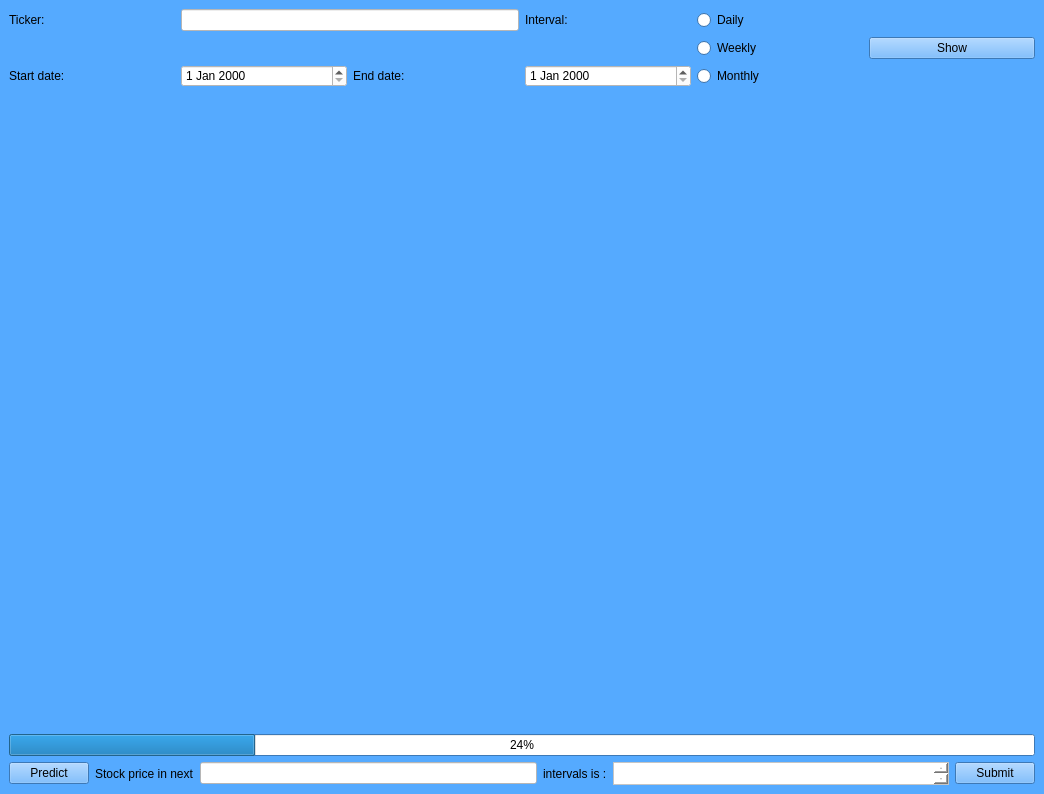
<?xml version="1.0" encoding="UTF-8"?>
<ui version="4.0">
 <class>MainWindow</class>
 <widget class="QMainWindow" name="MainWindow">
  <property name="geometry">
   <rect>
    <x>0</x>
    <y>0</y>
    <width>1044</width>
    <height>794</height>
   </rect>
  </property>
  <property name="palette">
   <palette>
    <active>
     <colorrole role="WindowText">
      <brush brushstyle="SolidPattern">
       <color alpha="255">
        <red>0</red>
        <green>0</green>
        <blue>0</blue>
       </color>
      </brush>
     </colorrole>
     <colorrole role="Button">
      <brush brushstyle="SolidPattern">
       <color alpha="255">
        <red>85</red>
        <green>170</green>
        <blue>255</blue>
       </color>
      </brush>
     </colorrole>
     <colorrole role="Light">
      <brush brushstyle="SolidPattern">
       <color alpha="255">
        <red>212</red>
        <green>234</green>
        <blue>255</blue>
       </color>
      </brush>
     </colorrole>
     <colorrole role="Midlight">
      <brush brushstyle="SolidPattern">
       <color alpha="255">
        <red>148</red>
        <green>202</green>
        <blue>255</blue>
       </color>
      </brush>
     </colorrole>
     <colorrole role="Dark">
      <brush brushstyle="SolidPattern">
       <color alpha="255">
        <red>42</red>
        <green>85</green>
        <blue>127</blue>
       </color>
      </brush>
     </colorrole>
     <colorrole role="Mid">
      <brush brushstyle="SolidPattern">
       <color alpha="255">
        <red>57</red>
        <green>113</green>
        <blue>170</blue>
       </color>
      </brush>
     </colorrole>
     <colorrole role="Text">
      <brush brushstyle="SolidPattern">
       <color alpha="255">
        <red>0</red>
        <green>0</green>
        <blue>0</blue>
       </color>
      </brush>
     </colorrole>
     <colorrole role="BrightText">
      <brush brushstyle="SolidPattern">
       <color alpha="255">
        <red>255</red>
        <green>255</green>
        <blue>255</blue>
       </color>
      </brush>
     </colorrole>
     <colorrole role="ButtonText">
      <brush brushstyle="SolidPattern">
       <color alpha="255">
        <red>0</red>
        <green>0</green>
        <blue>0</blue>
       </color>
      </brush>
     </colorrole>
     <colorrole role="Base">
      <brush brushstyle="SolidPattern">
       <color alpha="255">
        <red>255</red>
        <green>255</green>
        <blue>255</blue>
       </color>
      </brush>
     </colorrole>
     <colorrole role="Window">
      <brush brushstyle="SolidPattern">
       <color alpha="255">
        <red>85</red>
        <green>170</green>
        <blue>255</blue>
       </color>
      </brush>
     </colorrole>
     <colorrole role="Shadow">
      <brush brushstyle="SolidPattern">
       <color alpha="255">
        <red>0</red>
        <green>0</green>
        <blue>0</blue>
       </color>
      </brush>
     </colorrole>
     <colorrole role="AlternateBase">
      <brush brushstyle="SolidPattern">
       <color alpha="255">
        <red>170</red>
        <green>212</green>
        <blue>255</blue>
       </color>
      </brush>
     </colorrole>
     <colorrole role="ToolTipBase">
      <brush brushstyle="SolidPattern">
       <color alpha="255">
        <red>255</red>
        <green>255</green>
        <blue>220</blue>
       </color>
      </brush>
     </colorrole>
     <colorrole role="ToolTipText">
      <brush brushstyle="SolidPattern">
       <color alpha="255">
        <red>0</red>
        <green>0</green>
        <blue>0</blue>
       </color>
      </brush>
     </colorrole>
     <colorrole role="PlaceholderText">
      <brush brushstyle="SolidPattern">
       <color alpha="128">
        <red>0</red>
        <green>0</green>
        <blue>0</blue>
       </color>
      </brush>
     </colorrole>
    </active>
    <inactive>
     <colorrole role="WindowText">
      <brush brushstyle="SolidPattern">
       <color alpha="255">
        <red>0</red>
        <green>0</green>
        <blue>0</blue>
       </color>
      </brush>
     </colorrole>
     <colorrole role="Button">
      <brush brushstyle="SolidPattern">
       <color alpha="255">
        <red>85</red>
        <green>170</green>
        <blue>255</blue>
       </color>
      </brush>
     </colorrole>
     <colorrole role="Light">
      <brush brushstyle="SolidPattern">
       <color alpha="255">
        <red>212</red>
        <green>234</green>
        <blue>255</blue>
       </color>
      </brush>
     </colorrole>
     <colorrole role="Midlight">
      <brush brushstyle="SolidPattern">
       <color alpha="255">
        <red>148</red>
        <green>202</green>
        <blue>255</blue>
       </color>
      </brush>
     </colorrole>
     <colorrole role="Dark">
      <brush brushstyle="SolidPattern">
       <color alpha="255">
        <red>42</red>
        <green>85</green>
        <blue>127</blue>
       </color>
      </brush>
     </colorrole>
     <colorrole role="Mid">
      <brush brushstyle="SolidPattern">
       <color alpha="255">
        <red>57</red>
        <green>113</green>
        <blue>170</blue>
       </color>
      </brush>
     </colorrole>
     <colorrole role="Text">
      <brush brushstyle="SolidPattern">
       <color alpha="255">
        <red>0</red>
        <green>0</green>
        <blue>0</blue>
       </color>
      </brush>
     </colorrole>
     <colorrole role="BrightText">
      <brush brushstyle="SolidPattern">
       <color alpha="255">
        <red>255</red>
        <green>255</green>
        <blue>255</blue>
       </color>
      </brush>
     </colorrole>
     <colorrole role="ButtonText">
      <brush brushstyle="SolidPattern">
       <color alpha="255">
        <red>0</red>
        <green>0</green>
        <blue>0</blue>
       </color>
      </brush>
     </colorrole>
     <colorrole role="Base">
      <brush brushstyle="SolidPattern">
       <color alpha="255">
        <red>255</red>
        <green>255</green>
        <blue>255</blue>
       </color>
      </brush>
     </colorrole>
     <colorrole role="Window">
      <brush brushstyle="SolidPattern">
       <color alpha="255">
        <red>85</red>
        <green>170</green>
        <blue>255</blue>
       </color>
      </brush>
     </colorrole>
     <colorrole role="Shadow">
      <brush brushstyle="SolidPattern">
       <color alpha="255">
        <red>0</red>
        <green>0</green>
        <blue>0</blue>
       </color>
      </brush>
     </colorrole>
     <colorrole role="AlternateBase">
      <brush brushstyle="SolidPattern">
       <color alpha="255">
        <red>170</red>
        <green>212</green>
        <blue>255</blue>
       </color>
      </brush>
     </colorrole>
     <colorrole role="ToolTipBase">
      <brush brushstyle="SolidPattern">
       <color alpha="255">
        <red>255</red>
        <green>255</green>
        <blue>220</blue>
       </color>
      </brush>
     </colorrole>
     <colorrole role="ToolTipText">
      <brush brushstyle="SolidPattern">
       <color alpha="255">
        <red>0</red>
        <green>0</green>
        <blue>0</blue>
       </color>
      </brush>
     </colorrole>
     <colorrole role="PlaceholderText">
      <brush brushstyle="SolidPattern">
       <color alpha="128">
        <red>0</red>
        <green>0</green>
        <blue>0</blue>
       </color>
      </brush>
     </colorrole>
    </inactive>
    <disabled>
     <colorrole role="WindowText">
      <brush brushstyle="SolidPattern">
       <color alpha="255">
        <red>42</red>
        <green>85</green>
        <blue>127</blue>
       </color>
      </brush>
     </colorrole>
     <colorrole role="Button">
      <brush brushstyle="SolidPattern">
       <color alpha="255">
        <red>85</red>
        <green>170</green>
        <blue>255</blue>
       </color>
      </brush>
     </colorrole>
     <colorrole role="Light">
      <brush brushstyle="SolidPattern">
       <color alpha="255">
        <red>212</red>
        <green>234</green>
        <blue>255</blue>
       </color>
      </brush>
     </colorrole>
     <colorrole role="Midlight">
      <brush brushstyle="SolidPattern">
       <color alpha="255">
        <red>148</red>
        <green>202</green>
        <blue>255</blue>
       </color>
      </brush>
     </colorrole>
     <colorrole role="Dark">
      <brush brushstyle="SolidPattern">
       <color alpha="255">
        <red>42</red>
        <green>85</green>
        <blue>127</blue>
       </color>
      </brush>
     </colorrole>
     <colorrole role="Mid">
      <brush brushstyle="SolidPattern">
       <color alpha="255">
        <red>57</red>
        <green>113</green>
        <blue>170</blue>
       </color>
      </brush>
     </colorrole>
     <colorrole role="Text">
      <brush brushstyle="SolidPattern">
       <color alpha="255">
        <red>42</red>
        <green>85</green>
        <blue>127</blue>
       </color>
      </brush>
     </colorrole>
     <colorrole role="BrightText">
      <brush brushstyle="SolidPattern">
       <color alpha="255">
        <red>255</red>
        <green>255</green>
        <blue>255</blue>
       </color>
      </brush>
     </colorrole>
     <colorrole role="ButtonText">
      <brush brushstyle="SolidPattern">
       <color alpha="255">
        <red>42</red>
        <green>85</green>
        <blue>127</blue>
       </color>
      </brush>
     </colorrole>
     <colorrole role="Base">
      <brush brushstyle="SolidPattern">
       <color alpha="255">
        <red>85</red>
        <green>170</green>
        <blue>255</blue>
       </color>
      </brush>
     </colorrole>
     <colorrole role="Window">
      <brush brushstyle="SolidPattern">
       <color alpha="255">
        <red>85</red>
        <green>170</green>
        <blue>255</blue>
       </color>
      </brush>
     </colorrole>
     <colorrole role="Shadow">
      <brush brushstyle="SolidPattern">
       <color alpha="255">
        <red>0</red>
        <green>0</green>
        <blue>0</blue>
       </color>
      </brush>
     </colorrole>
     <colorrole role="AlternateBase">
      <brush brushstyle="SolidPattern">
       <color alpha="255">
        <red>85</red>
        <green>170</green>
        <blue>255</blue>
       </color>
      </brush>
     </colorrole>
     <colorrole role="ToolTipBase">
      <brush brushstyle="SolidPattern">
       <color alpha="255">
        <red>255</red>
        <green>255</green>
        <blue>220</blue>
       </color>
      </brush>
     </colorrole>
     <colorrole role="ToolTipText">
      <brush brushstyle="SolidPattern">
       <color alpha="255">
        <red>0</red>
        <green>0</green>
        <blue>0</blue>
       </color>
      </brush>
     </colorrole>
     <colorrole role="PlaceholderText">
      <brush brushstyle="SolidPattern">
       <color alpha="128">
        <red>0</red>
        <green>0</green>
        <blue>0</blue>
       </color>
      </brush>
     </colorrole>
    </disabled>
   </palette>
  </property>
  <property name="windowTitle">
   <string>MainWindow</string>
  </property>
  <widget class="QWidget" name="centralwidget">
   <layout class="QVBoxLayout" name="verticalLayout_2">
    <item>
     <layout class="QVBoxLayout" name="verticalLayout">
      <item>
       <layout class="QGridLayout" name="gridLayout">
        <item row="0" column="0">
         <widget class="QLabel" name="label_2">
          <property name="styleSheet">
           <string notr="true">font: 12pt &quot;MS Shell Dlg 2&quot;;</string>
          </property>
          <property name="text">
           <string>Ticker:</string>
          </property>
         </widget>
        </item>
        <item row="0" column="1" colspan="2">
         <widget class="QLineEdit" name="PriceTicker">
          <property name="styleSheet">
           <string notr="true">background-color: rgb(255, 255, 255);</string>
          </property>
         </widget>
        </item>
        <item row="0" column="3">
         <widget class="QLabel" name="label">
          <property name="styleSheet">
           <string notr="true">font: 12pt &quot;MS Shell Dlg 2&quot;;</string>
          </property>
          <property name="text">
           <string>Interval:</string>
          </property>
         </widget>
        </item>
        <item row="0" column="4">
         <widget class="QRadioButton" name="DailyInt">
          <property name="text">
           <string>Daily</string>
          </property>
         </widget>
        </item>
        <item row="1" column="4">
         <widget class="QRadioButton" name="WeeklyInt">
          <property name="text">
           <string>Weekly</string>
          </property>
         </widget>
        </item>
        <item row="1" column="5">
         <widget class="QPushButton" name="PriceShow">
          <property name="styleSheet">
           <string notr="true"/>
          </property>
          <property name="text">
           <string>Show</string>
          </property>
         </widget>
        </item>
        <item row="2" column="0">
         <widget class="QLabel" name="label_3">
          <property name="styleSheet">
           <string notr="true">font: 12pt &quot;MS Shell Dlg 2&quot;;</string>
          </property>
          <property name="text">
           <string>Start date:</string>
          </property>
         </widget>
        </item>
        <item row="2" column="1">
         <widget class="QDateEdit" name="StartDate">
          <property name="styleSheet">
           <string notr="true">background-color: rgb(255, 255, 255);</string>
          </property>
         </widget>
        </item>
        <item row="2" column="2">
         <widget class="QLabel" name="label_4">
          <property name="styleSheet">
           <string notr="true">font: 12pt &quot;MS Shell Dlg 2&quot;;</string>
          </property>
          <property name="text">
           <string>End date:</string>
          </property>
         </widget>
        </item>
        <item row="2" column="3">
         <widget class="QDateEdit" name="EndDate">
          <property name="styleSheet">
           <string notr="true">background-color: rgb(255, 255, 255);</string>
          </property>
         </widget>
        </item>
        <item row="2" column="4">
         <widget class="QRadioButton" name="MonthlyInt">
          <property name="text">
           <string>Monthly</string>
          </property>
         </widget>
        </item>
       </layout>
      </item>
      <item>
       <widget class="MplWidget" name="PricePlot" native="true">
        <property name="minimumSize">
         <size>
          <width>300</width>
          <height>500</height>
         </size>
        </property>
        <property name="palette">
         <palette>
          <active>
           <colorrole role="WindowText">
            <brush brushstyle="SolidPattern">
             <color alpha="255">
              <red>0</red>
              <green>0</green>
              <blue>0</blue>
             </color>
            </brush>
           </colorrole>
           <colorrole role="Button">
            <brush brushstyle="SolidPattern">
             <color alpha="255">
              <red>85</red>
              <green>170</green>
              <blue>255</blue>
             </color>
            </brush>
           </colorrole>
           <colorrole role="Light">
            <brush brushstyle="SolidPattern">
             <color alpha="255">
              <red>212</red>
              <green>234</green>
              <blue>255</blue>
             </color>
            </brush>
           </colorrole>
           <colorrole role="Midlight">
            <brush brushstyle="SolidPattern">
             <color alpha="255">
              <red>148</red>
              <green>202</green>
              <blue>255</blue>
             </color>
            </brush>
           </colorrole>
           <colorrole role="Dark">
            <brush brushstyle="SolidPattern">
             <color alpha="255">
              <red>42</red>
              <green>85</green>
              <blue>127</blue>
             </color>
            </brush>
           </colorrole>
           <colorrole role="Mid">
            <brush brushstyle="SolidPattern">
             <color alpha="255">
              <red>57</red>
              <green>113</green>
              <blue>170</blue>
             </color>
            </brush>
           </colorrole>
           <colorrole role="Text">
            <brush brushstyle="SolidPattern">
             <color alpha="255">
              <red>0</red>
              <green>0</green>
              <blue>0</blue>
             </color>
            </brush>
           </colorrole>
           <colorrole role="BrightText">
            <brush brushstyle="SolidPattern">
             <color alpha="255">
              <red>255</red>
              <green>255</green>
              <blue>255</blue>
             </color>
            </brush>
           </colorrole>
           <colorrole role="ButtonText">
            <brush brushstyle="SolidPattern">
             <color alpha="255">
              <red>0</red>
              <green>0</green>
              <blue>0</blue>
             </color>
            </brush>
           </colorrole>
           <colorrole role="Base">
            <brush brushstyle="SolidPattern">
             <color alpha="255">
              <red>255</red>
              <green>255</green>
              <blue>255</blue>
             </color>
            </brush>
           </colorrole>
           <colorrole role="Window">
            <brush brushstyle="SolidPattern">
             <color alpha="255">
              <red>85</red>
              <green>170</green>
              <blue>255</blue>
             </color>
            </brush>
           </colorrole>
           <colorrole role="Shadow">
            <brush brushstyle="SolidPattern">
             <color alpha="255">
              <red>0</red>
              <green>0</green>
              <blue>0</blue>
             </color>
            </brush>
           </colorrole>
           <colorrole role="AlternateBase">
            <brush brushstyle="SolidPattern">
             <color alpha="255">
              <red>170</red>
              <green>212</green>
              <blue>255</blue>
             </color>
            </brush>
           </colorrole>
           <colorrole role="ToolTipBase">
            <brush brushstyle="SolidPattern">
             <color alpha="255">
              <red>255</red>
              <green>255</green>
              <blue>220</blue>
             </color>
            </brush>
           </colorrole>
           <colorrole role="ToolTipText">
            <brush brushstyle="SolidPattern">
             <color alpha="255">
              <red>0</red>
              <green>0</green>
              <blue>0</blue>
             </color>
            </brush>
           </colorrole>
           <colorrole role="PlaceholderText">
            <brush brushstyle="SolidPattern">
             <color alpha="128">
              <red>0</red>
              <green>0</green>
              <blue>0</blue>
             </color>
            </brush>
           </colorrole>
          </active>
          <inactive>
           <colorrole role="WindowText">
            <brush brushstyle="SolidPattern">
             <color alpha="255">
              <red>0</red>
              <green>0</green>
              <blue>0</blue>
             </color>
            </brush>
           </colorrole>
           <colorrole role="Button">
            <brush brushstyle="SolidPattern">
             <color alpha="255">
              <red>85</red>
              <green>170</green>
              <blue>255</blue>
             </color>
            </brush>
           </colorrole>
           <colorrole role="Light">
            <brush brushstyle="SolidPattern">
             <color alpha="255">
              <red>212</red>
              <green>234</green>
              <blue>255</blue>
             </color>
            </brush>
           </colorrole>
           <colorrole role="Midlight">
            <brush brushstyle="SolidPattern">
             <color alpha="255">
              <red>148</red>
              <green>202</green>
              <blue>255</blue>
             </color>
            </brush>
           </colorrole>
           <colorrole role="Dark">
            <brush brushstyle="SolidPattern">
             <color alpha="255">
              <red>42</red>
              <green>85</green>
              <blue>127</blue>
             </color>
            </brush>
           </colorrole>
           <colorrole role="Mid">
            <brush brushstyle="SolidPattern">
             <color alpha="255">
              <red>57</red>
              <green>113</green>
              <blue>170</blue>
             </color>
            </brush>
           </colorrole>
           <colorrole role="Text">
            <brush brushstyle="SolidPattern">
             <color alpha="255">
              <red>0</red>
              <green>0</green>
              <blue>0</blue>
             </color>
            </brush>
           </colorrole>
           <colorrole role="BrightText">
            <brush brushstyle="SolidPattern">
             <color alpha="255">
              <red>255</red>
              <green>255</green>
              <blue>255</blue>
             </color>
            </brush>
           </colorrole>
           <colorrole role="ButtonText">
            <brush brushstyle="SolidPattern">
             <color alpha="255">
              <red>0</red>
              <green>0</green>
              <blue>0</blue>
             </color>
            </brush>
           </colorrole>
           <colorrole role="Base">
            <brush brushstyle="SolidPattern">
             <color alpha="255">
              <red>255</red>
              <green>255</green>
              <blue>255</blue>
             </color>
            </brush>
           </colorrole>
           <colorrole role="Window">
            <brush brushstyle="SolidPattern">
             <color alpha="255">
              <red>85</red>
              <green>170</green>
              <blue>255</blue>
             </color>
            </brush>
           </colorrole>
           <colorrole role="Shadow">
            <brush brushstyle="SolidPattern">
             <color alpha="255">
              <red>0</red>
              <green>0</green>
              <blue>0</blue>
             </color>
            </brush>
           </colorrole>
           <colorrole role="AlternateBase">
            <brush brushstyle="SolidPattern">
             <color alpha="255">
              <red>170</red>
              <green>212</green>
              <blue>255</blue>
             </color>
            </brush>
           </colorrole>
           <colorrole role="ToolTipBase">
            <brush brushstyle="SolidPattern">
             <color alpha="255">
              <red>255</red>
              <green>255</green>
              <blue>220</blue>
             </color>
            </brush>
           </colorrole>
           <colorrole role="ToolTipText">
            <brush brushstyle="SolidPattern">
             <color alpha="255">
              <red>0</red>
              <green>0</green>
              <blue>0</blue>
             </color>
            </brush>
           </colorrole>
           <colorrole role="PlaceholderText">
            <brush brushstyle="SolidPattern">
             <color alpha="128">
              <red>0</red>
              <green>0</green>
              <blue>0</blue>
             </color>
            </brush>
           </colorrole>
          </inactive>
          <disabled>
           <colorrole role="WindowText">
            <brush brushstyle="SolidPattern">
             <color alpha="255">
              <red>42</red>
              <green>85</green>
              <blue>127</blue>
             </color>
            </brush>
           </colorrole>
           <colorrole role="Button">
            <brush brushstyle="SolidPattern">
             <color alpha="255">
              <red>85</red>
              <green>170</green>
              <blue>255</blue>
             </color>
            </brush>
           </colorrole>
           <colorrole role="Light">
            <brush brushstyle="SolidPattern">
             <color alpha="255">
              <red>212</red>
              <green>234</green>
              <blue>255</blue>
             </color>
            </brush>
           </colorrole>
           <colorrole role="Midlight">
            <brush brushstyle="SolidPattern">
             <color alpha="255">
              <red>148</red>
              <green>202</green>
              <blue>255</blue>
             </color>
            </brush>
           </colorrole>
           <colorrole role="Dark">
            <brush brushstyle="SolidPattern">
             <color alpha="255">
              <red>42</red>
              <green>85</green>
              <blue>127</blue>
             </color>
            </brush>
           </colorrole>
           <colorrole role="Mid">
            <brush brushstyle="SolidPattern">
             <color alpha="255">
              <red>57</red>
              <green>113</green>
              <blue>170</blue>
             </color>
            </brush>
           </colorrole>
           <colorrole role="Text">
            <brush brushstyle="SolidPattern">
             <color alpha="255">
              <red>42</red>
              <green>85</green>
              <blue>127</blue>
             </color>
            </brush>
           </colorrole>
           <colorrole role="BrightText">
            <brush brushstyle="SolidPattern">
             <color alpha="255">
              <red>255</red>
              <green>255</green>
              <blue>255</blue>
             </color>
            </brush>
           </colorrole>
           <colorrole role="ButtonText">
            <brush brushstyle="SolidPattern">
             <color alpha="255">
              <red>42</red>
              <green>85</green>
              <blue>127</blue>
             </color>
            </brush>
           </colorrole>
           <colorrole role="Base">
            <brush brushstyle="SolidPattern">
             <color alpha="255">
              <red>85</red>
              <green>170</green>
              <blue>255</blue>
             </color>
            </brush>
           </colorrole>
           <colorrole role="Window">
            <brush brushstyle="SolidPattern">
             <color alpha="255">
              <red>85</red>
              <green>170</green>
              <blue>255</blue>
             </color>
            </brush>
           </colorrole>
           <colorrole role="Shadow">
            <brush brushstyle="SolidPattern">
             <color alpha="255">
              <red>0</red>
              <green>0</green>
              <blue>0</blue>
             </color>
            </brush>
           </colorrole>
           <colorrole role="AlternateBase">
            <brush brushstyle="SolidPattern">
             <color alpha="255">
              <red>85</red>
              <green>170</green>
              <blue>255</blue>
             </color>
            </brush>
           </colorrole>
           <colorrole role="ToolTipBase">
            <brush brushstyle="SolidPattern">
             <color alpha="255">
              <red>255</red>
              <green>255</green>
              <blue>220</blue>
             </color>
            </brush>
           </colorrole>
           <colorrole role="ToolTipText">
            <brush brushstyle="SolidPattern">
             <color alpha="255">
              <red>0</red>
              <green>0</green>
              <blue>0</blue>
             </color>
            </brush>
           </colorrole>
           <colorrole role="PlaceholderText">
            <brush brushstyle="SolidPattern">
             <color alpha="128">
              <red>0</red>
              <green>0</green>
              <blue>0</blue>
             </color>
            </brush>
           </colorrole>
          </disabled>
         </palette>
        </property>
       </widget>
      </item>
      <item>
       <widget class="QProgressBar" name="progressBar">
        <property name="value">
         <number>24</number>
        </property>
       </widget>
      </item>
      <item>
       <layout class="QHBoxLayout" name="horizontalLayout">
        <item>
         <widget class="QPushButton" name="PredictButton">
          <property name="styleSheet">
           <string notr="true"/>
          </property>
          <property name="text">
           <string>Predict</string>
          </property>
         </widget>
        </item>
        <item>
         <widget class="QLabel" name="label_5">
          <property name="styleSheet">
           <string notr="true">font: 12pt &quot;MS Shell Dlg 2&quot;;</string>
          </property>
          <property name="text">
           <string>Stock price in next</string>
          </property>
         </widget>
        </item>
        <item>
         <widget class="QLineEdit" name="FuturePeriods">
          <property name="styleSheet">
           <string notr="true">background-color: rgb(255, 255, 255);</string>
          </property>
         </widget>
        </item>
        <item>
         <widget class="QLabel" name="label_6">
          <property name="styleSheet">
           <string notr="true">font: 12pt &quot;MS Shell Dlg 2&quot;;</string>
          </property>
          <property name="text">
           <string>intervals is :</string>
          </property>
         </widget>
        </item>
        <item>
         <widget class="QTextBrowser" name="FuturePrice">
          <property name="enabled">
           <bool>true</bool>
          </property>
          <property name="sizePolicy">
           <sizepolicy hsizetype="Expanding" vsizetype="Fixed">
            <horstretch>0</horstretch>
            <verstretch>0</verstretch>
           </sizepolicy>
          </property>
          <property name="minimumSize">
           <size>
            <width>0</width>
            <height>23</height>
           </size>
          </property>
          <property name="maximumSize">
           <size>
            <width>16777215</width>
            <height>23</height>
           </size>
          </property>
          <property name="baseSize">
           <size>
            <width>0</width>
            <height>0</height>
           </size>
          </property>
          <property name="styleSheet">
           <string notr="true">background-color: rgb(255, 255, 255);
font: 12pt &quot;MS Shell Dlg 2&quot;;</string>
          </property>
         </widget>
        </item>
        <item>
         <widget class="QPushButton" name="PredictButton_2">
          <property name="styleSheet">
           <string notr="true"/>
          </property>
          <property name="text">
           <string>Submit</string>
          </property>
         </widget>
        </item>
       </layout>
      </item>
     </layout>
    </item>
   </layout>
  </widget>
 </widget>
 <customwidgets>
  <customwidget>
   <class>MplWidget</class>
   <extends>QWidget</extends>
   <header>mplwidget.h</header>
   <container>1</container>
  </customwidget>
 </customwidgets>
 <resources/>
 <connections/>
</ui>
